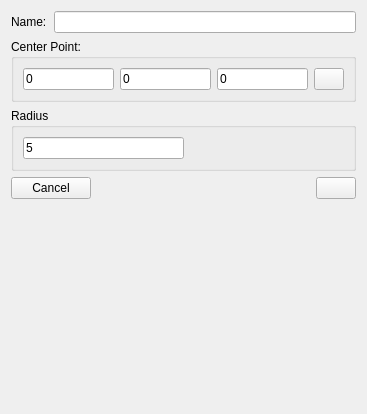
<?xml version="1.0" encoding="UTF-8"?>
<ui version="4.0">
 <class>SphereInfoWidget</class>
 <widget class="QWidget" name="SphereInfoWidget">
  <property name="geometry">
   <rect>
    <x>0</x>
    <y>0</y>
    <width>367</width>
    <height>414</height>
   </rect>
  </property>
  <property name="windowTitle">
   <string>Form</string>
  </property>
  <layout class="QGridLayout" name="gridLayout_3">
   <item row="0" column="0">
    <widget class="QLabel" name="label_Name">
     <property name="text">
      <string>Name:</string>
     </property>
    </widget>
   </item>
   <item row="0" column="1" colspan="3">
    <widget class="QLineEdit" name="lineEdit_Name"/>
   </item>
   <item row="1" column="0" colspan="4">
    <widget class="QGroupBox" name="groupBox_CenterPoint">
     <property name="maximumSize">
      <size>
       <width>16777215</width>
       <height>75</height>
      </size>
     </property>
     <property name="title">
      <string>Center Point:</string>
     </property>
     <layout class="QGridLayout" name="gridLayout">
      <item row="0" column="0">
       <widget class="QLineEdit" name="lineEdit_CenterPoint1">
        <property name="text">
         <string>0</string>
        </property>
       </widget>
      </item>
      <item row="0" column="1">
       <widget class="QLineEdit" name="lineEdit_CenterPoint2">
        <property name="text">
         <string>0</string>
        </property>
       </widget>
      </item>
      <item row="0" column="2">
       <widget class="QLineEdit" name="lineEdit_CenterPoint3">
        <property name="text">
         <string>0</string>
        </property>
       </widget>
      </item>
      <item row="0" column="3">
       <widget class="QPushButton" name="pushButton_CenterPoint">
        <property name="maximumSize">
         <size>
          <width>30</width>
          <height>30</height>
         </size>
        </property>
        <property name="text">
         <string/>
        </property>
       </widget>
      </item>
     </layout>
    </widget>
   </item>
   <item row="2" column="0" colspan="4">
    <widget class="QGroupBox" name="groupBox_Radius">
     <property name="maximumSize">
      <size>
       <width>16777215</width>
       <height>75</height>
      </size>
     </property>
     <property name="title">
      <string>Radius</string>
     </property>
     <layout class="QGridLayout" name="gridLayout_2">
      <item row="0" column="0">
       <widget class="QLineEdit" name="lineEdit_Radius">
        <property name="text">
         <string>5</string>
        </property>
       </widget>
      </item>
      <item row="0" column="1">
       <spacer name="horizontalSpacer">
        <property name="orientation">
         <enum>Qt::Horizontal</enum>
        </property>
        <property name="sizeHint" stdset="0">
         <size>
          <width>11</width>
          <height>20</height>
         </size>
        </property>
       </spacer>
      </item>
     </layout>
    </widget>
   </item>
   <item row="3" column="0" colspan="2">
    <widget class="QPushButton" name="pushButton_Cancel">
     <property name="text">
      <string>Cancel</string>
     </property>
    </widget>
   </item>
   <item row="3" column="2">
    <spacer name="horizontalSpacer_2">
     <property name="orientation">
      <enum>Qt::Horizontal</enum>
     </property>
     <property name="sizeHint" stdset="0">
      <size>
       <width>227</width>
       <height>20</height>
      </size>
     </property>
    </spacer>
   </item>
   <item row="3" column="3">
    <widget class="QPushButton" name="pushButton_CreateOrEdit">
     <property name="text">
      <string/>
     </property>
    </widget>
   </item>
   <item row="4" column="2">
    <spacer name="verticalSpacer">
     <property name="orientation">
      <enum>Qt::Vertical</enum>
     </property>
     <property name="sizeHint" stdset="0">
      <size>
       <width>20</width>
       <height>219</height>
      </size>
     </property>
    </spacer>
   </item>
  </layout>
 </widget>
 <resources/>
 <connections/>
</ui>
